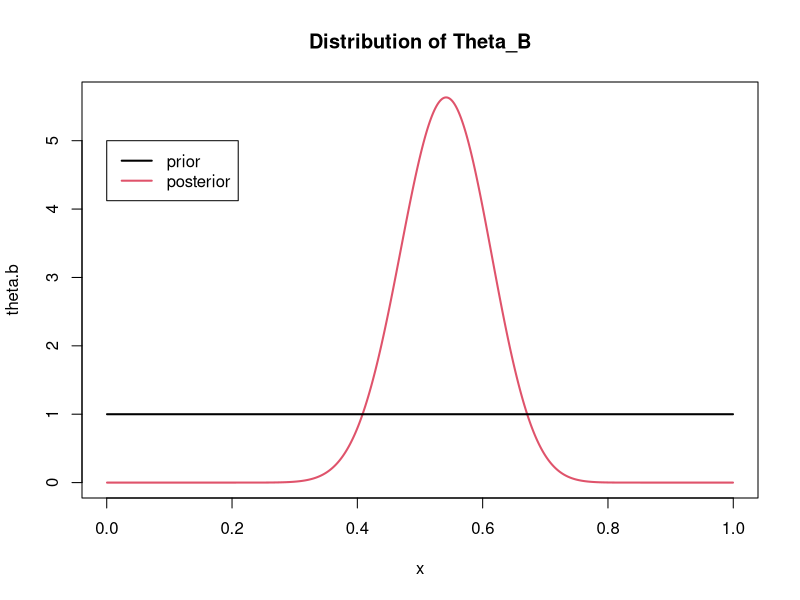
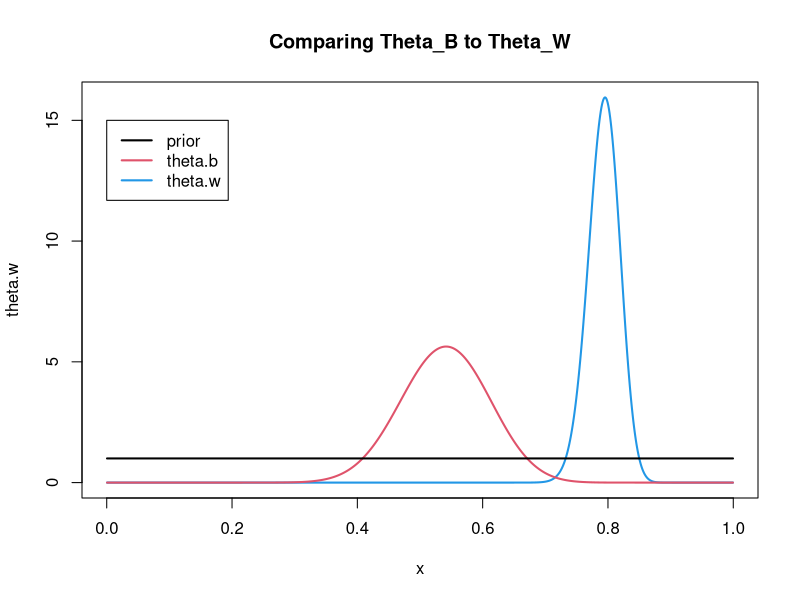
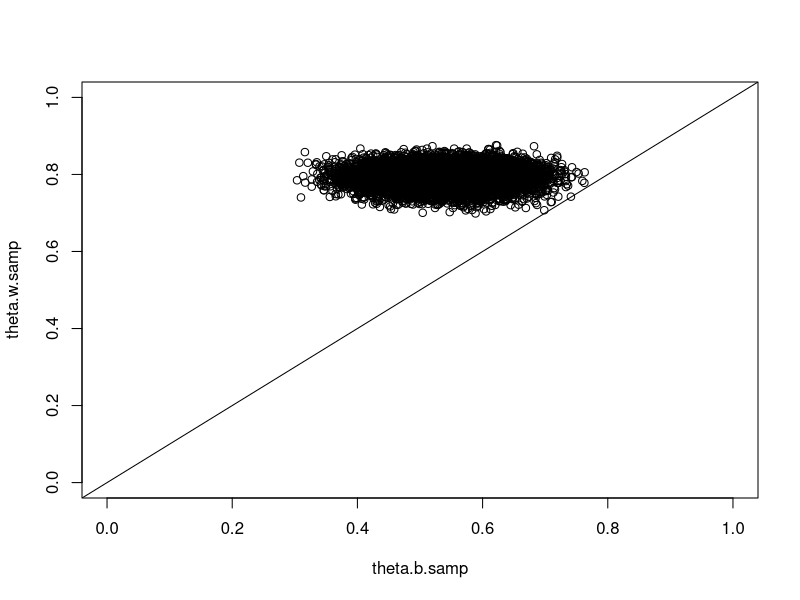
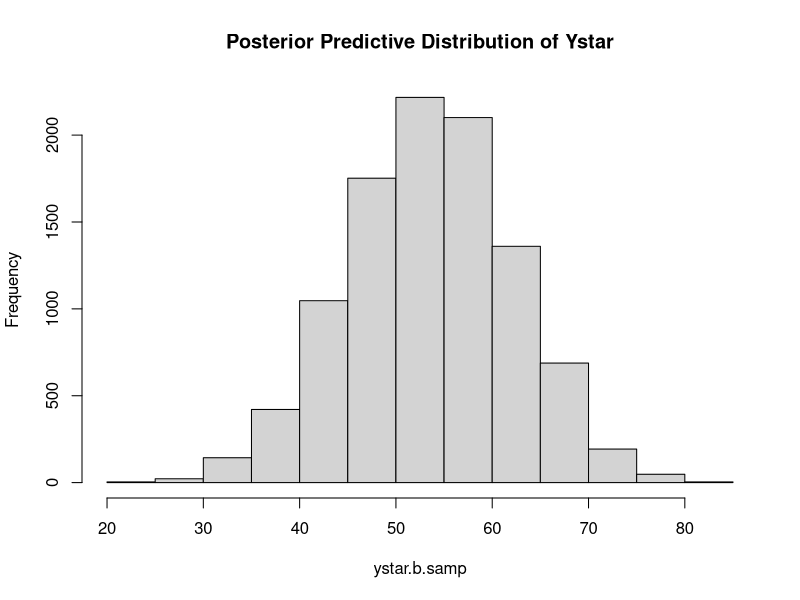
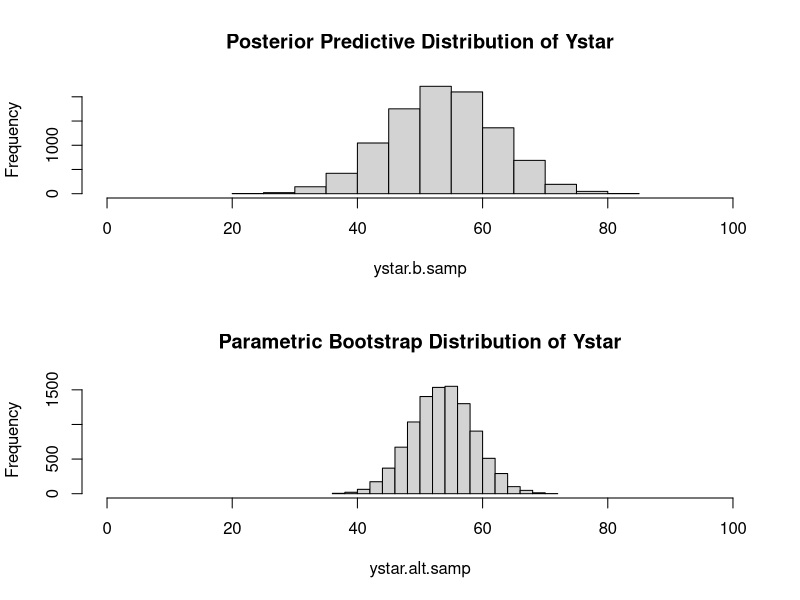
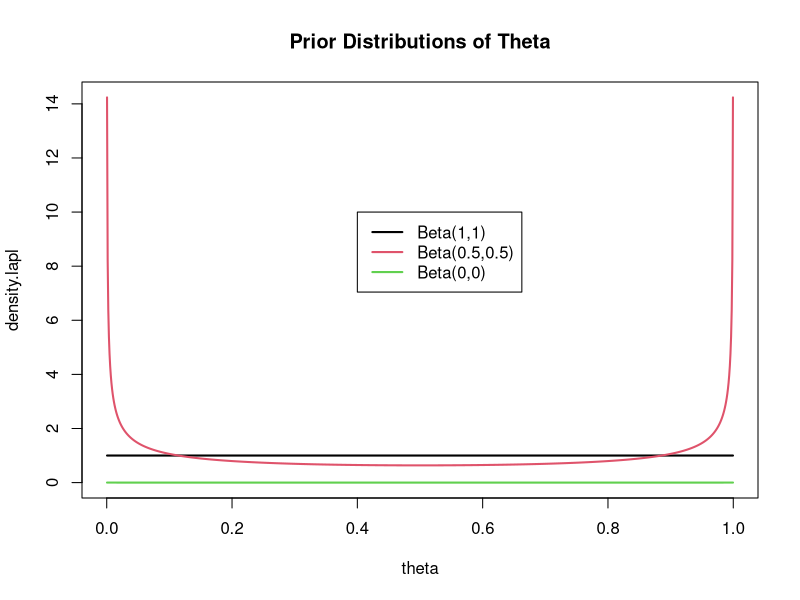
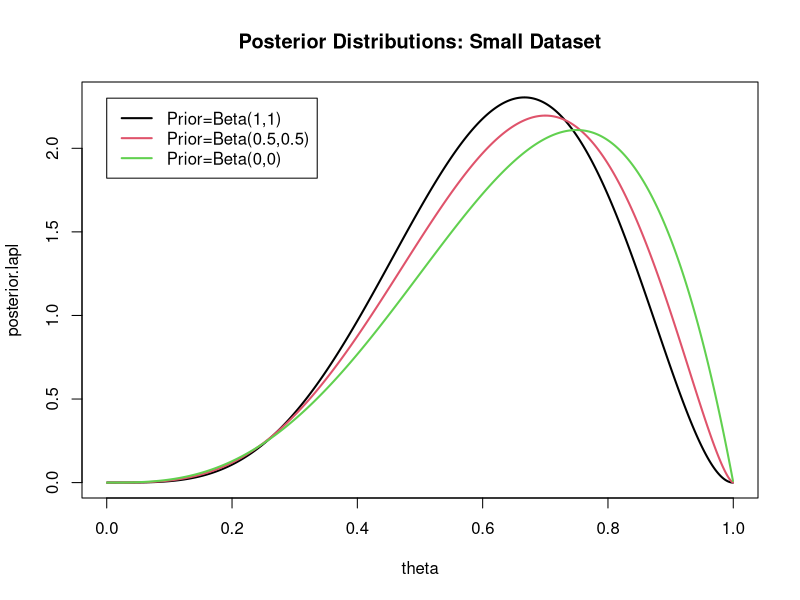
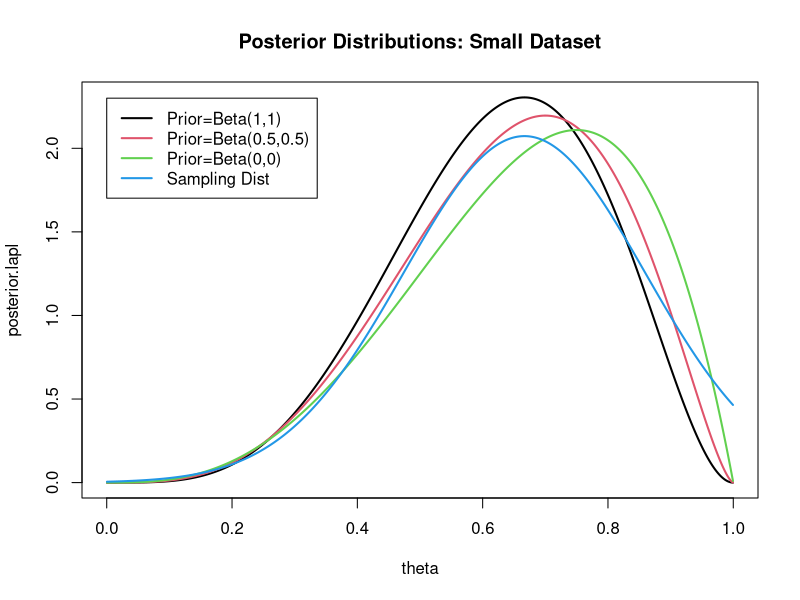

Write the R code that produced these figures, in order. (Note: this script raises an error after producing the figures.)
############################################################
############## R CODE FOR STAT 289 LECTURE 2 ###############
############################################################

### Comparing Prior and Posterior for Theta_B ###
x <- ppoints(1000)
theta.b <- dbeta(x,27,23)
par(mfrow=c(1,1))
plot(x,theta.b,type="l",col=2,lwd=2,main="Distribution of Theta_B")
lines(x,rep(1,1000),type="l",col=1,lwd=2)
legend(0,5,c("prior","posterior"),col=c(1,2),lwd=2)


### Comparing Posterior for Theta_B and Posterior for Theta_W ###
x <- ppoints(1000)
theta.b <- dbeta(x,27,23)
theta.w <- dbeta(x,207,54)
plot(x,theta.w,type="l",col=4,lwd=2,main="Comparing Theta_B to Theta_W")
lines(x,theta.b,type="l",col=2,lwd=2)
lines(x,rep(1,1000),type="l",col=1,lwd=2)
legend(0,15,c("prior","theta.b","theta.w"),col=c(1,2,4),lwd=2)


### Simulating values to calculate posterior probability ###
theta.b.samp <- rbeta(10000,27,23)
theta.w.samp <- rbeta(10000,207,54)
plot(theta.b.samp,theta.w.samp,xlim=c(0,1),ylim=c(0,1))
abline(0,1)
postprob <- sum(theta.b.samp < theta.w.samp)/10000


### Simulating value from posterior predictive distribution ###
theta.b.samp <- rbeta(10000,27,23)
ystar.b.samp <- rbinom(10000,100,theta.b.samp)
hist(ystar.b.samp,main="Posterior Predictive Distribution of Ystar")


### Comparing posterior predictive distribution to Binomial based on MLE ###
theta.b.mle <- 26/48
ystar.alt.samp <- rbinom(10000,100,theta.b.mle)
par(mfrow=c(2,1))
hist(ystar.b.samp,main="Posterior Predictive Distribution of Ystar",xlim=c(0,100))
hist(ystar.alt.samp,main="Parametric Bootstrap Distribution of Ystar",xlim=c(0,100))


##################################################################

### Comparing Different Priors for Binomial probability theta ###
theta <- ppoints(1000)
density.lapl <- dbeta(theta,1,1)
density.jeff <- dbeta(theta,0.5,0.5)
density.mle <- dbeta(theta,0,0)
density.mle <- dbeta(theta,0.000001,0.000001)
ylim = range(density.lapl,density.jeff,density.mle)
par(mfrow=c(1,1))
plot(theta,density.lapl,type="l",col=1,lwd=2,main="Prior Distributions of Theta",ylim=ylim)
lines(theta,density.jeff,type="l",col=2,lwd=2)
lines(theta,density.mle,type="l",col=3,lwd=2)
legend(0.4,10,c("Beta(1,1)","Beta(0.5,0.5)","Beta(0,0)"),col=c(1,2,3),lwd=2)


### Comparing Posterior for Different Priors for Small Dataset ###
### Small Dataset: 4 successes, 2 failures
theta <- ppoints(1000)
posterior.lapl <- dbeta(theta,5,3)
posterior.jeff <- dbeta(theta,4.5,2.5)
posterior.mle <- dbeta(theta,4.000001,2.000001)
ylim = range(posterior.lapl,posterior.jeff,posterior.mle)
plot(theta,posterior.lapl,type="l",col=1,lwd=2,main="Posterior Distributions: Small Dataset",ylim=ylim)
lines(theta,posterior.jeff,type="l",col=2,lwd=2)
lines(theta,posterior.mle,type="l",col=3,lwd=2)
legend(0,2.3,c("Prior=Beta(1,1)","Prior=Beta(0.5,0.5)","Prior=Beta(0,0)"),col=c(1,2,3),lwd=2)
 
### Comparing Posterior distributions to Sampling distribution using CLT ###
theta.mle <- 4/6
theta.mle.var <- theta.mle*(1-theta.mle)/6
theta.mle.sd <- sqrt(theta.mle.var)
theta.sampdist <- dnorm(theta,mean=theta.mle,sd=theta.mle.sd)
plot(theta,posterior.lapl,type="l",col=1,lwd=2,main="Posterior Distributions: Small Dataset",ylim=ylim)
lines(theta,posterior.jeff,type="l",col=2,lwd=2)
lines(theta,posterior.mle,type="l",col=3,lwd=2)
lines(theta,theta.sampdist,type="l",col=4,lwd=2)
legend(0,2.3,c("Prior=Beta(1,1)","Prior=Beta(0.5,0.5)","Prior=Beta(0,0)","Sampling Dist"),col=c(1,2,3,4),lwd=2)


### Comparing Posterior for Different Priors for Teal Blacks Data ###
### Remember Blacks in Teal example: 26 successes, 22 failures
theta <- ppoints(1000)
posterior.lapl <- dbeta(theta,27,23)
posterior.jeff <- dbeta(theta,26.5,22.5)
posterior.mle <- dbeta(theta,26.000001,22.000001)
ylim = range(posterior.lapl,posterior.jeff,posterior.mle)
plot(theta,posterior.lapl,type="l",col=1,lwd=2,main="Posterior Distributions: Teal Blacks",ylim=ylim)
lines(theta,posterior.jeff,type="l",col=2,lwd=2)
lines(theta,posterior.mle,type="l",col=3,lwd=2)
legend(-.025,5.75,c("Prior=Beta(1,1)","Prior=Beta(0.5,0.5)","Prior=Beta(0,0)"),col=c(1,2,3),lwd=2)


### Comparing Posterior distributions to Sampling distribution using CLT ###
theta.mle <- 26/48
theta.mle.var <- theta.mle*(1-theta.mle)/48
theta.mle.sd <- sqrt(theta.mle.var)
theta.sampdist <- dnorm(theta,mean=theta.mle,sd=theta.mle.sd)
plot(theta,posterior.lapl,type="l",col=1,lwd=2,main="Posterior Distributions: Teal Blacks",ylim=ylim)
lines(theta,posterior.jeff,type="l",col=2,lwd=2)
lines(theta,posterior.mle,type="l",col=3,lwd=2)
lines(theta,theta.sampdist,type="l",col=4,lwd=2)
legend(-.025,5.75,c("Prior=Beta(1,1)","Prior=Beta(0.5,0.5)","Prior=Beta(0,0)","Sampling Dist"),col=c(1,2,3,4),lwd=2)




### Analysis for Nonconjugate Prior with Small Dataset (4 successes, 2 failures) ###
theta = ppoints(1000)
prior.tri = 2-4*abs(.5-theta)
likelihood = dbinom(4,6,theta)
posterior.tri = prior.tri*likelihood
theta.draws = sample(theta,10000,replace=T,prob=posterior.tri)
pdf("lecture04-plot6.pdf",height=8,width=6)
par(mfrow=c(4,1),mar=c(3,3,2,1))
plot(theta,prior.tri,type="l",main="Prior",lwd=2,col=4)
plot(theta,likelihood,type="l",main="Likelihood",lwd=2,col=4)
plot(theta,posterior.tri,type="l",main="Posterior",lwd=2,col=4)
hist(theta.draws,nclass=100,main="Posterior Samples",xlim=c(0,1))
dev.off()




### Ploting Posterior for Nonconjugate Prior for Teal Blacks Data ###
### Remember Blacks in Teal example: 26 successes, 22 failures
theta = ppoints(1000)
prior.tri = 2-4*abs(.5-theta)
likelihood = dbinom(26,48,theta)
posterior.tri = prior.tri*likelihood
posterior.tri = posterior.tri/sum(posterior.tri)
pdf("lecture04-plot7.pdf",height=7,width=6)
par(mfrow=c(3,1),mar=c(3,3,2,1))
plot(theta,prior.tri,type="l",main="Prior")
plot(theta,likelihood,type="l",main="Likelihood")
plot(theta,posterior.tri,type="l",main="Posterior")
dev.off()


moments.beta = function(alpha,beta){
  mean = alpha/(alpha+beta)
  sdev = sqrt(alpha*beta/((alpha+beta)^2*(alpha+beta+1)))
  mode = (alpha-1)/(alpha+beta-2)
  return(list(mean=mean,sdev=sdev,mode=mode))
}

moments.beta(1,1)
moments.beta(.5,.5)
moments.beta(0,0)

moments.beta(1+4,1+2)
moments.beta(.5+4,.5+2)
moments.beta(0+4,0+2)

moments.beta(1+26,1+22)
moments.beta(.5+26,.5+22)
moments.beta(0+26,0+22)



##### simulating some Normal data ####
mu.true <- 3
sigsq <- 5
n <- 100
data <- rnorm(n,mean=mu.true,sd=sqrt(sigsq))
hist(data,main=paste("Normal Data (n=",length(data), ", ybar=",round(mean(data),3),")",sep=""))



## posterior distribution for priors with mu0 = 1 and different variances
mu0 <- 1
tausqs <- c(0.1,1,10)

mu <- ppoints(1000)*5
postvar  <- 1/(n/sigsq + 1/tausqs)
postmean <- postvar*(mean(data)*n/sigsq + mu0/tausqs)
postdens <- matrix(NA,3,1000)
for (i in 1:3) {postdens[i,] <- dnorm(mu,postmean[i],sqrt(postvar[i]))}

plot(mu,postdens[1,],type="l",ylim=range(postdens),main="Posterior for Different Prior tausqs",col=1,lwd=2)
lines(mu,postdens[2,],col=2,lwd=2)
lines(mu,postdens[3,],col=3,lwd=2)
abline(v=mean(data),col=4,lwd=2)
abline(v=mu0,col=5,lwd=2)
legend(3.5,2.15,c("tausq=0.1","tausq=1","tausq=10","ybar","mu0"),col=1:5,lwd=2)



## repeat for a smaller sample size
n <- 10
data <- rnorm(n,mean=mu.true,sd=sqrt(sigsq))
hist(data,main=paste("Normal Data (n=",length(data), ", ybar=",round(mean(data),3),")",sep=""))


mu <- ppoints(1000)*5
postvar  <- 1/(n/sigsq + 1/tausqs)
postmean <- postvar*(mean(data)*n/sigsq + mu0/tausqs)
postdens <- matrix(NA,3,1000)
for (i in 1:3) {postdens[i,] <- dnorm(mu,postmean[i],sqrt(postvar[i]))}

plot(mu,postdens[1,],type="l",ylim=range(postdens),col=1,main="Posterior for Different Prior tausqs",lwd=2)
lines(mu,postdens[2,],col=2,lwd=2)
lines(mu,postdens[3,],col=3,lwd=2)
abline(v=mean(data),col=4,lwd=2)
abline(v=mu0,col=5,lwd=2)
legend(3.5,1.35,c("tausq=0.1","tausq=1","tausq=10","ybar","mu0"),col=1:5,lwd=2)



## repeat for a larger sample size
n <- 1000
data <- rnorm(n,mean=mu.true,sd=sqrt(sigsq))
hist(data,main=paste("Normal Data (n=",length(data), ", ybar=",round(mean(data),3),")",sep=""))



mu <- ppoints(1000)*5
postvar  <- 1/(n/sigsq + 1/tausqs)
postmean <- postvar*(mean(data)*n/sigsq + mu0/tausqs)
postdens <- matrix(NA,3,1000)
for (i in 1:3) {postdens[i,] <- dnorm(mu,postmean[i],sqrt(postvar[i]))}

plot(mu,postdens[1,],type="l",ylim=range(postdens),main="Posterior for Different Prior tausqs",col=1,lwd=2)
lines(mu,postdens[2,],col=2,lwd=2)
lines(mu,postdens[3,],col=3,lwd=2)
abline(v=mean(data),col=4,lwd=2)
abline(v=mu0,col=5,lwd=2)
legend(3.5,5.5,c("tausq=0.1","tausq=1","tausq=10","ybar","mu0"),col=1:5,lwd=2)


norm.post(1,0.1,2.882,100,5)
norm.post(1,1.0,2.882,100,5)
norm.post(1,10.,2.882,100,5)

norm.post(1,0.1,2.399,10,5)
norm.post(1,1.0,2.399,10,5)
norm.post(1,10.,2.399,10,5)

norm.post(1,0.1,2.948,1000,5)
norm.post(1,1.0,2.948,1000,5)
norm.post(1,10.,2.948,1000,5)
